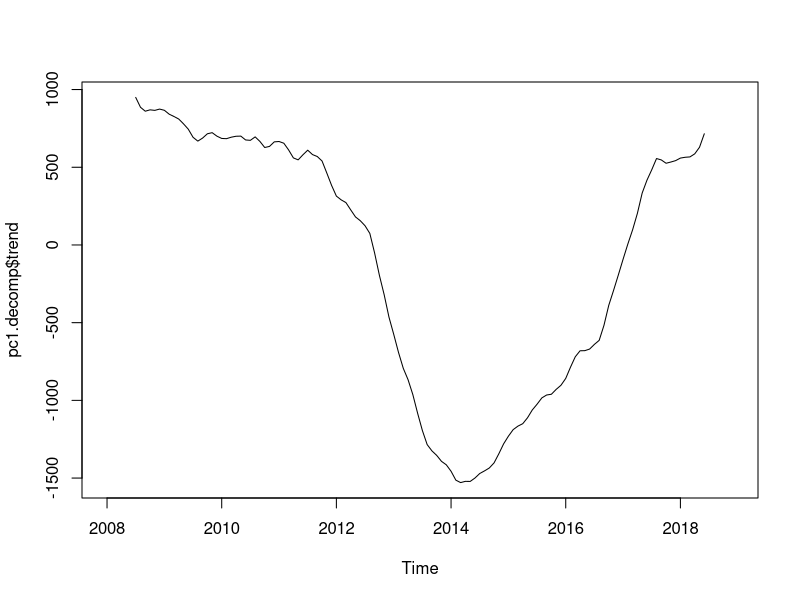
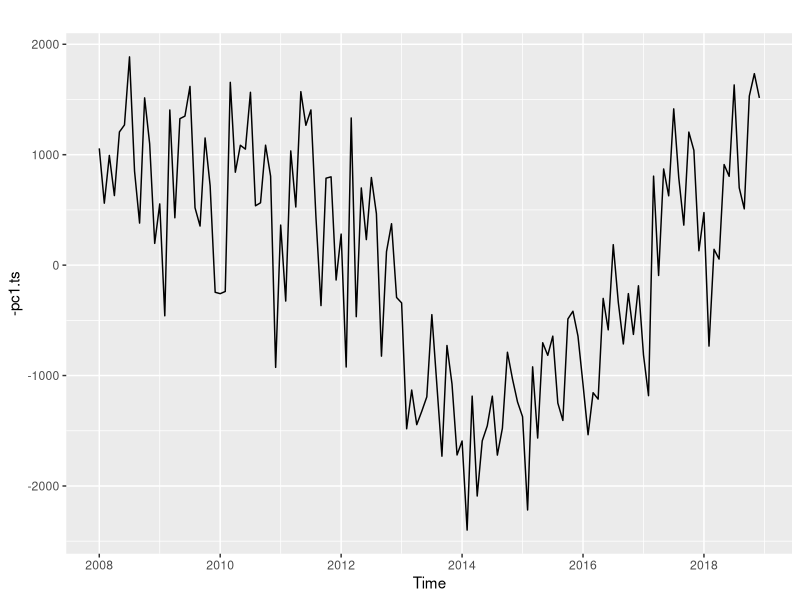
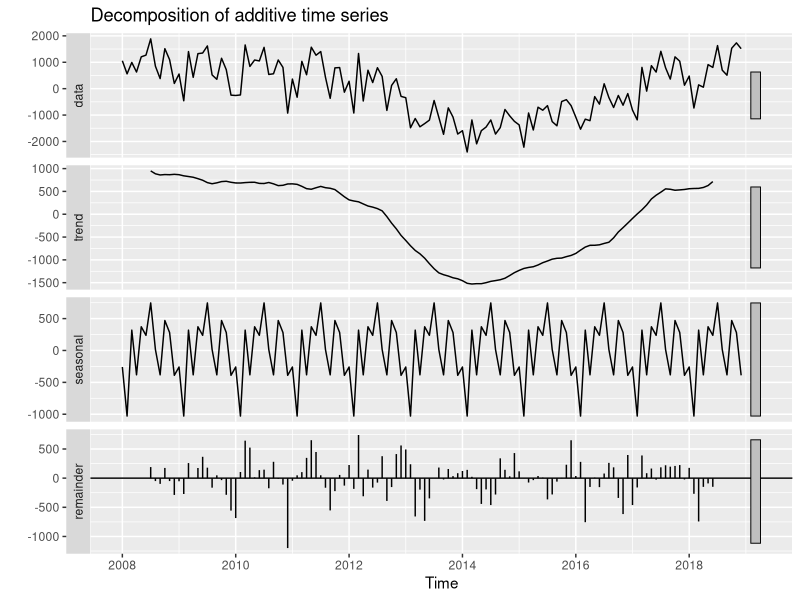
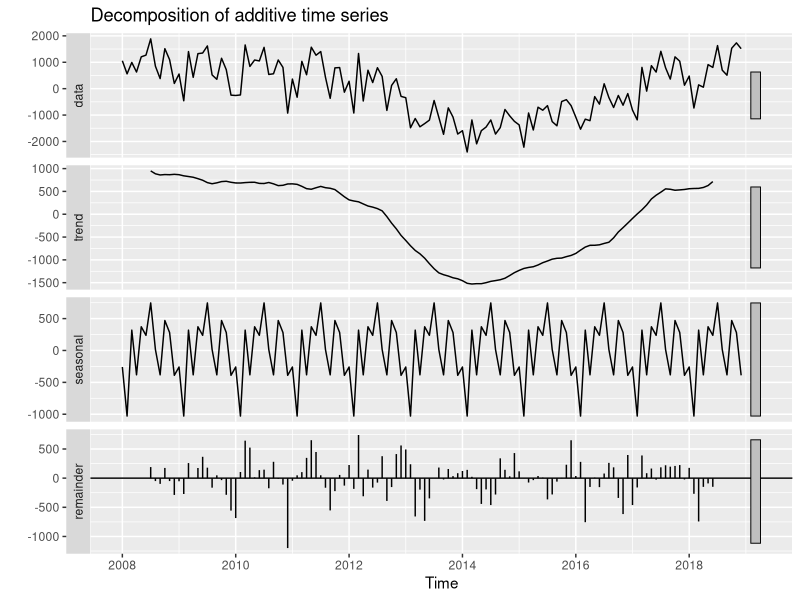
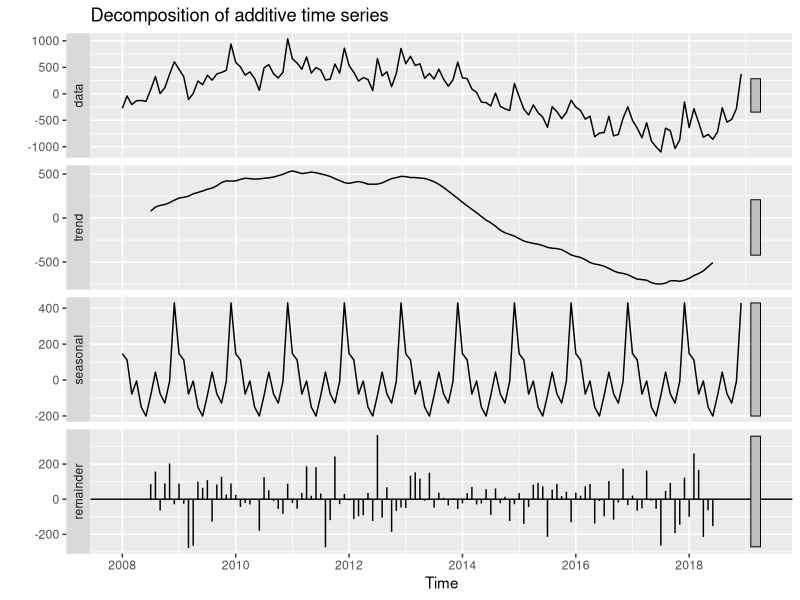
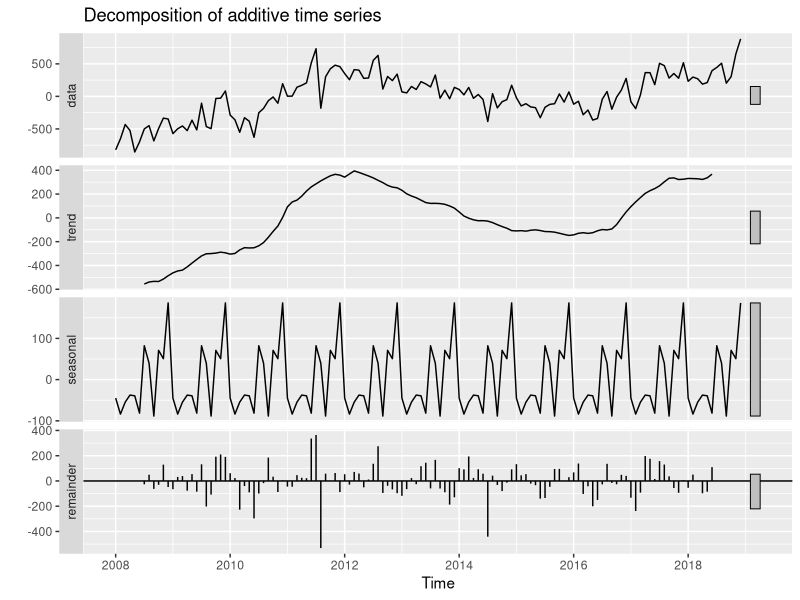
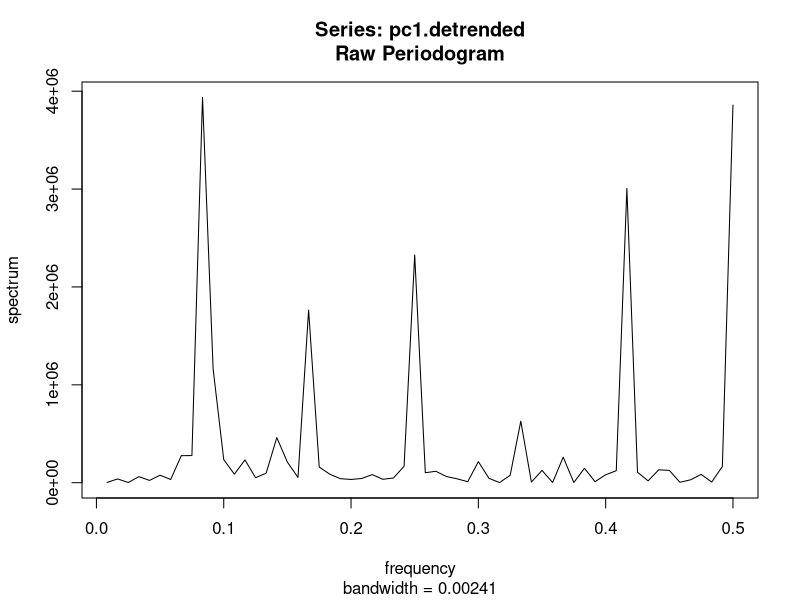

The R source for these figures, in order: (Note: this script raises an error after producing the figures.)
library(ggfortify)
library(forecast)

df <- read.csv("data/crime_by_borough.csv", row.names = "Borough")
pca.1 <- prcomp(df)
pca.2 <- prcomp(t(df))

sum(pca.1$sdev[1:3]^2)/sum(pca.1$sdev^2)
sum(pca.2$sdev[1:3]^2)/sum(pca.2$sdev^2)

write.csv(pca.1$x, "data/crime_pca_spatial.csv")
write.csv(pca.2$x, "data/crime_pca_temporal.csv")

signif(pca.1$x[,1:3], 2)

pc1.ts <- ts(as.vector(pca.2$x[,1]), frequency=12, start=c(2008,1))
pc2.ts <- ts(as.vector(pca.2$x[,2]), frequency=12, start=c(2008,1))
pc3.ts <- ts(as.vector(pca.2$x[,3]), frequency=12, start=c(2008,1))


pc1.decomposition <- decompose(-pc1.ts)
pc2.decomposition <- decompose(-pc2.ts)
pc3.decomposition <- decompose(-pc3.ts)

pc.trends <- data.frame(pc1.decomposition$trend, pc2.decomposition$trend, pc3.decomposition$trend)

write.csv(pc.trends, "data/crime_pc_trends.csv")



pc1.decomp <- decompose(-pc1.ts)
pc1.detrended <- pc1.decomp$x - pc1.decomp$trend
pc1.detrended <- pc1.detrended[!is.na(pc1.detrended)]

plot(pc1.decomp$trend)

autoplot(-pc1.ts)
autoplot(decompose(-pc1.ts))

-pc1.ts %>% decompose %>% autoplot
-pc2.ts %>% decompose %>% autoplot
-pc3.ts %>% decompose %>% autoplot
spec.pgram(pc1.detrended, taper=0, log="no")

plot(-pc1.ts, -pc2.ts, -pc3.ts)

# How do I pretty plot spectrogram?

# PC1: Level
hw.pc1 <- HoltWinters(ts(scale(-pc1.ts), frequency=12, start=c(2008,1)))
forecast.pc1 <- predict(hw.pc1, n.ahead=12, level = 0.8, prediction.interval = T)
plot(hw.pc1, forecast.pc1, main="Holt-Winters prediction for crime spatiotemporal PC1")

# PC2: Funding
hw.pc2 <- HoltWinters(ts(scale(-pc2.ts), frequency=12, start=c(2008,1)))
forecast.pc2 <- predict(hw.pc2, n.ahead=12, level = 0.8, prediction.interval = T)
plot(hw.pc2, forecast.pc2, main="Holt-Winters prediction for crime spatiotemporal PC2")

# PC3: Media excitement (peaks in 2012 and 2018 correlated to Olympics and post-Brexit)
hw.pc3 <- HoltWinters(ts(scale(-pc3.ts), frequency=12, start=c(2008,1)))
forecast.pc3 <- predict(hw.pc3, n.ahead=12, level = 0.8, prediction.interval = T)
plot(hw.pc3, forecast.pc3, main="Holt-Winters prediction for crime spatiotemporal PC3")

## Let's regress the east series on PC1/2/3

east <- read.csv("data/east_avg_crime.csv")
east <- ts(east$East, frequency=12, start=c(2008,1))

#m <- lm(east ~ -pc1.ts + -pc2.ts + -pc3.ts)
m <- lm(east ~ -pc1.ts)
summary(m)
crime.east.pc <- data.frame(east, -pc1.ts, -pc2.ts, -pc3.ts)
colnames(crime.east.pc) <- c("east", "pc1", "pc2", "pc3")
crime.east.pc.scaled <- data.frame(scale(crime.east.pc))

google.trends <- read.csv("data/london_google_trends_clean.csv")
head(google.trends)
crime.east.pc.scaled$GoogleTrends <- google.trends$GoogleTrendsInterest

head(crime.east.pc.scaled)

m <- lm(east ~ pc1 + pc2 + pc3 + GoogleTrends, data=crime.east.pc.scaled)
summary(m)
st(east)
st
east.factor.forecast <- m$coefficients[2] * forecast.pc1[,1] + m$coefficients[3] * forecast.pc2[,1] + m$coefficients[4] * forecast.pc3[,1]

east.factor.forecast.descaled <- sd(east) * east.factor.forecast + mean(east)

plot(east.factor.forecast.descaled)
ts(east.factor.forecast.descaled, frequency = 12, start=c(2019,1))

plot(east, ts(east.factor.forecast.descaled, frequency = 12, start=c(2019,1)))

plot(east)

library(xts)

ts1<-as.xts(east)
ts2<-as.xts(east.factor.forecast.descaled)
ts3 <- c(ts1, ts2)
ts3
plot(ts3, main="Average monthly crime in East boroughs")
events <- xts(c("Olympics", "Forecast"), as.Date(c("2012-07-01", "2019-01-01")))
addEventLines(events, srt=90, pos=2)
events



write.csv(crime.east.pc, "data/temporal_pcs.csv")
